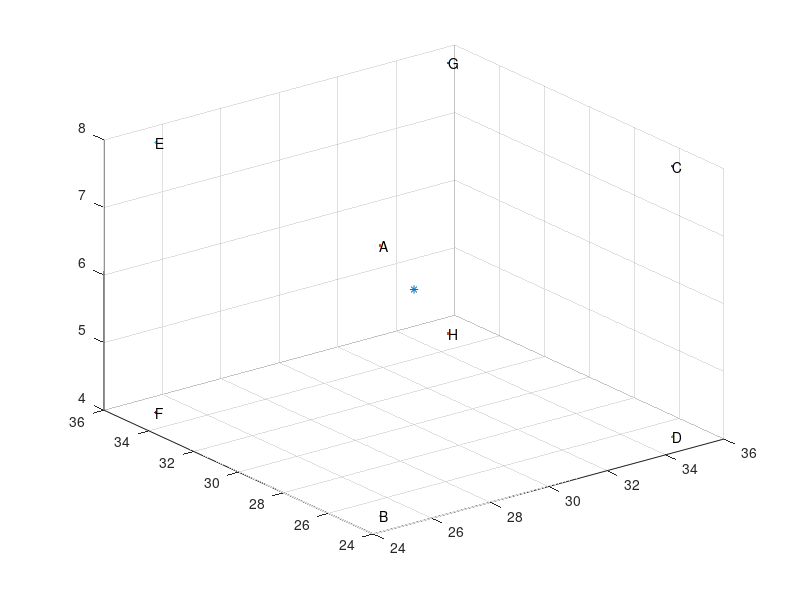

Write MATLAB code to recreate this figure. (Note: this script raises an error after producing the figure.)
%% Cleanup
clearvars
close all
clc

%% Parameters
N = 5; % N of photos
gamma = 0.01; % uniform noise coefficient

%% Generate cuboid beacon
n_points = 8;
points = [25 25 35 35 25 25 35 35; 25 25 25 25 35 35 35 35; 8 4 8 4 8 4 8 4];
center = mean(points, 2);

%% Generate random beacon
% n_points = 20;
% points = 5 * rand(3,n_points) + center;

%% Plot beacon features
figure('name', 'beacon')
scatter3(center(1), center(2), center(3), 'Marker', '*', 'HandleVisibility','off');
hold on
for  j = 1:n_points
    scatter3(points(1,j), points(2,j), points(3,j) , 'Marker' , '.', 'HandleVisibility','off');
    text(points(1,j), points(2,j), points(3,j), char('@'+ j));
    hold on;
end
title("View of " + n_points + "-point beacon")
axis equal
xlabel 'X'
ylabel 'Y'
zlabel 'Z'

%% Trajectory parameters
r0 = 15; % radius of trajectory
x0 = center(1);
y0 = center(2) - r0;
z0 = center(3);
Rwb = [1 0 0; 0 0 1;0 -1 0]; % Initial pose of camera (body 2 word)
Rbw = Rwb'; % Initial pose of camera (word 2 body)
Twb = [x0;y0;z0]; % Initial position of camera
Tbw = -Twb;
alpha = 2 * pi / N; % angle of rotation from each view
Riim1 = axang2rotm([0 1 0 alpha]); % relative rotation between each view

%% Initial position
figure
hold on
scatter3(center(1), center(2), center(3), 'Marker' , '+', "LineWidth", 1, "DisplayName", "Center of camera rotation");
for  j = 1:n_points
    scatter3(points(1,j) , points(2,j) , points(3,j) , 'Marker' , '.', 'HandleVisibility','off');
    text(points(1,j), points(2,j), points(3,j), char('@'+ j));
end
triad('Parent',gca,'Scale',3,'LineWidth',1,'Tag','#1','Matrix', [Rwb Twb; 0 0 0 1]);
scatter3(Twb(1), Twb(2), Twb(3), 'Marker',"*", 'HandleVisibility','off')
quiver3(0, 0, 0, Twb(1), Twb(2), Twb(3), "AutoscaleFactor", 1, 'HandleVisibility','off', 'Color', 'k', 'LineStyle','--', "ShowArrowHead", 'off');
text(Twb(1), Twb(2), Twb(3), "1");
view(3)
zlim([0 15])
grid on
xlabel 'X'
ylabel 'Y'
zlabel 'Z'
title("Initial camera position/orientation");

%% Trajectory planning, plotting of starting point
T_history_abs = zeros(3, 1, N);
R_history_abs = zeros(3, 3, N);
R_history_abs(:, :, 1) = Rwb;
T_history_abs(:, :, 1) = Twb;

fig = figure('name', 'trajectory');
hold on
scatter3(center(1), center(2), center(3), 'Marker' , '+', "LineWidth", 1, "DisplayName", "Center of camera rotation");
for  j = 1:n_points
    scatter3(points(1,j) , points(2,j) , points(3,j) , 'Marker' , '.', 'HandleVisibility','off');
    text(points(1,j) + [0.5;0.5;0.5], points(2,j) + [0.5;0.5;0.5], points(3,j) + [0.5;0.5;0.5], char('@'+ j));
end
triad('Parent', gca,'Scale',3,'LineWidth',1,'Tag','#1','Matrix', [Rwb Twb; 0 0 0 1]);
scatter3(Twb(1), Twb(2), Twb(3), 'Marker',"*", 'HandleVisibility','off')
quiver3(0, 0, 0, Twb(1), Twb(2), Twb(3), "AutoscaleFactor", 1, 'HandleVisibility','off', 'Color', 'k', 'LineStyle','--', "ShowArrowHead", 'off');
text(Twb(1) - [0.5 0.5 0.5], Twb(2) - [0.5 0.5 0.5], Twb(3) - [0.5 0.5 0.5], "1");

%% Full trajectory generation and plotting
R0im1 = Rwb;
T01 = Twb;
for i = 1:N-1
    R0i = R0im1 * Riim1';
    T0i = T01 + [r0 * sin(alpha * i); r0 * (1 - cos(alpha * i)); 0];
    R0im1 = R0i;
    R_history_abs(:, :, i+1) = R0i;
    T_history_abs(:, :, i+1) = T0i;
    triad('Parent',gca,'Scale',3,'LineWidth',1,'Tag',"#" + (i + 1),'Matrix', [R0i T0i; 0 0 0 1]);
    scatter3(T0i(1) , T0i(2) , T0i(3) , 'Marker' , '+', 'HandleVisibility','off');
    text(T0i(1) - [0.5 0.5 0.5], T0i(2) - [0.5 0.5 0.5], T0i(3) - [0.5 0.5 0.5], "" + (i + 1));
    hold on
end
zlim([0 15])
view(3)
daspect([1 1 1])
grid on
xlabel 'X'
ylabel 'Y'
zlabel 'Z'
title("Full trajectory");

%% Trying to compute E matrices from matched points
% provato con estimateFundamentalMatrix, non funziona
% scommentare riga 16, 17 per ottenere un numero soddisfacente di punti
% in modo che il metodo non dia errore

%% Generate E from absolute R and T (until we can figure out projection)
E_history = cell(1,N); % create a cell array equal to the number of poses
EN_history = cell(1,N); % same for noisy E
correct_angles = cell(N,N);
for i = 1:N
    Es = zeros(3,3,N);
    for j = 1:N
        if j == i
            correct_angles(i, j)  = {'X'};
            continue
        elseif j > i 
            R_ij = Riim1'^(j - i);
        else
            R_ij = Riim1^(i - j);
        end
        axang = rotm2axang(R_ij);
        % Check if rotation is around Y axis
        if nnz(abs(axang(1:3)) - [0 1 0] > 1e-3)
            correct_angles(i, j) = {'Non-Y!'};
            continue
        elseif axang(2) < 0
            axang(4) = -axang(4);
        end
        if abs(axang(4)) < 1e-3; axang(4) = 0; end
        correct_angles(i, j)  = {axang(4) * 180 / pi};
        T_ij = T_history_abs(:, j) - T_history_abs(:, i);
        E = getSkew(T_ij) * R_ij;
        Es(:, :, j) = E; % normalize with /norm(E) to lose scale
    end
    E_history(i) = {Es}; % save ideal E matrix
    EN_history(i) = {Es + gamma*rand(3, 3)}; % poison E matrix with noise to simulate reconstruction error
end
%% Compute R, T from E
R1_rel = cell(N, N);
T1_rel = cell(N, N);
R2_rel = cell(N, N);
T2_rel = cell(N, N);

for i = 1:N
    for j = 1:N
        %% Compute R_ij and T_ij
        %E = E_history{i}(:,:,j); % Extract E_ij
        E = EN_history{i}(:,:,j); % Uncomment to to use noisy
        [U, S, V] = svd(E); % Singular value decomp
        % Safeguard against non SO(3) matrix
        if (det(U)<0)
            U = [U(:,1) U(:,2) -U(:,3)];
        end
        if (det(V)<0)
            V = [V(:,1) V(:,2) -V(:,3)]; 
        end
        sigmas = diag(S); % Get singular values
        avg = (sigmas(1) + sigmas(2)) / 2; % Average values
        sigmas = [avg; avg; 0]; % Substitute
        S = diag(sigmas);
        Rp = [cos(pi/2) -sin(pi/2) 0; sin(pi/2) cos(pi/2) 0; 0 0 1]; % Rotation of pi/2 around z axis
        Rm = [cos(-pi/2) -sin(-pi/2) 0; sin(-pi/2) cos(-pi/2) 0; 0 0 1]; % Rotation of -pi/2 around z axis
        skewT1 = U * Rp * S * U'; % Get T matrix
        currT1 = getT(skewT1); % Get T from T matrix
        currT2 = -getT(skewT1);
        currR1 = U * Rp' * V'; % Get R matrix
        currR2 = U * Rm' * V';
        R1_rel(i,j) = {currR1}; % Save data
        T1_rel(i,j) = {currT1};
        R2_rel(i,j) = {currR2};
        T2_rel(i,j) = {currT2};
    end
end

%% Perspective projection of points
PI0 = [eye(3) zeros(3,1)]; % standard projection matrix
K_f = eye(3); % unitary focal length
K_s = [1 0 0; 0 1 0; 0 0 1]; % ideal, no distortion
K = K_s * K_f;
im_planes_norm = zeros(3, n_points, N);% normalized points for each view
im_planes_noisy = zeros(3, n_points, N);% noisy points for each view (photos)
centers_norm = zeros(3, N);
centers_noisy = zeros(3,N);

for i = 1:N
    figure('name', "photo" + i);
    R0i = R_history_abs(:, :, i);
    T0i = T_history_abs(:, :, i);
    Ri0 = R0i';
    Ti0 = -T0i;
    g = [Ri0 Ri0*Ti0; 0 0 0 1];
    proj_c_og = K * PI0 * g * [center; 1];
    proj_c_norm = proj_c_og / proj_c_og(3);
    centers_norm(:, i) = proj_c_norm;
    centers_noisy(:, i) = proj_c_norm + [rand(2,1); 0];
    scatter(proj_c_norm(1), proj_c_norm(2), 200, "Marker", "pentagram");
    text(proj_c_norm(1), proj_c_norm(2), "C", "Fontsize", 8, "HorizontalAlignment","center","FontWeight","bold");
    hold on
    grid on
    for j = 1:n_points
        im_point = K * PI0 * g * [points(:,j); 1];
        im_planes_norm(:, j, i) = im_point / im_point(3);
        im_planes_noisy(:, j, i) = im_point / im_point(3) + [gamma*rand(2,1); 0];
        scatter(im_planes_noisy(1, j, i), im_planes_noisy(2, j, i), 36, "Marker", ".");
        scatter(im_planes_norm(1, j, i), im_planes_norm(2, j, i), 90, "Marker", "square");
        text(im_planes_norm(1, j, i), im_planes_norm(2, j, i), char('@'+ j), "Fontsize", 8, "HorizontalAlignment","center");
    end
    title("Image on pose #" + i);
    set(gca, 'YDir','reverse')
end

%% Trying to triangulate (for each subsequent frame) points from images in order to discriminate pose
cam = cameraParameters("IntrinsicMatrix", K);
R_rel = cell(N,N);
T_rel = cell(N,N);
for i=2:N
        
        % Extract R12 and T12 matrices
        R = R1_rel{i,i-1}; %pose of i relative to i-1
        T = T1_rel{i,i-1};
        
        % Configure foward extrinsic
        sParams = stereoParameters(cam, cam, R, T);   %(R, -T) and (R' , -T) are OK
        % Triangulate points in frame 1
        pnts1 = (triangulate(centers_noisy(1:2,i-1)', centers_noisy(1:2,i)', sParams)); %points expressed wrt the reference frame of camera i-1
        sParams = stereoParameters(cam, cam, R', -R' * T);
        pnts2 = (triangulate(centers_noisy(1:2,i)', centers_noisy(1:2,i-1)', sParams));
         
        if(pnts1(3) > 0 && pnts2(3) > 0)
           R_rel{i,i-1} = R;
           T_rel{i,i-1} = T;
        end
        
        
        
        % Extract R12 and T12 matrices
        R = R2_rel{i,i-1}; %pose of i relative to i-1
        T = T1_rel{i,i-1};
        
        % Configure foward extrinsic
        sParams = stereoParameters(cam, cam, R, T);   %(R, -T) and (R' , -T) are OK
        % Triangulate points in frame 1
        pnts1 = (triangulate(centers_noisy(1:2,i-1)', centers_noisy(1:2,i)', sParams)); %points expressed wrt the reference frame of camera i-1
        sParams = stereoParameters(cam, cam, R', -R' * T);
        pnts2 = (triangulate(centers_noisy(1:2,i)', centers_noisy(1:2,i-1)', sParams));
         
        if(pnts1(3) > 0 && pnts2(3) > 0)
           R_rel{i,i-1} = R;
           T_rel{i,i-1} = T;
        end
        
        
        % Extract R12 and T12 matrices
        R = R1_rel{i,i-1}; %pose of i relative to i-1
        T = T2_rel{i,i-1};
        
        % Configure foward extrinsic
        sParams = stereoParameters(cam, cam, R, T);   %(R, -T) and (R' , -T) are OK
        % Triangulate points in frame 1
        pnts1 = (triangulate(centers_noisy(1:2,i-1)', centers_noisy(1:2,i)', sParams)); %points expressed wrt the reference frame of camera i-1
        sParams = stereoParameters(cam, cam, R', -R' * T);
        pnts2 = (triangulate(centers_noisy(1:2,i)', centers_noisy(1:2,i-1)', sParams));
         
        if(pnts1(3) > 0 && pnts2(3) > 0)
           R_rel{i,i-1} = R;
           T_rel{i,i-1} = T;
        end
        
        
        % Extract R12 and T12 matrices
        R = R2_rel{i,i-1}; %pose of i relative to i-1
        T = T2_rel{i,i-1};
        
        % Configure foward extrinsic
        sParams = stereoParameters(cam, cam, R, T);   %(R, -T) and (R' , -T) are OK
        % Triangulate points in frame 1
        pnts1 = (triangulate(centers_noisy(1:2,i-1)', centers_noisy(1:2,i)', sParams)); %points expressed wrt the reference frame of camera i-1
        sParams = stereoParameters(cam, cam, R', -R' * T);
        pnts2 = (triangulate(centers_noisy(1:2,i)', centers_noisy(1:2,i-1)', sParams));
         
        if(pnts1(3) > 0 && pnts2(3) > 0)
           R_rel{i,i-1} = R;
           T_rel{i,i-1} = T;
        end
        
end

%% Confront estimated and correct data
%% Angles
est_rel_angles = cell(N, N);
for i = 1:N
    for j = 1:N
        currR = R_rel{i, j};
        if ~isempty(currR) && i ~= j
            axang = rotm2axang(currR);
            % Check if rotation is around Y axis, otherwise drop
            if nnz(abs(axang(1:3)) - [0 1 0] > 1e-3)
                est_rel_angles(i, j) = {'Non-Y!'};
                continue
            % Check if clockwise or anticlowise rotation
            elseif axang(2) < 0
                axang(4) = -axang(4);
            end
            if abs(axang(4)) < 1e-3; axang(4) = 0; end
            est_rel_angles(i, j)  = {axang(4) * 180 / pi};
        else
            est_rel_angles(i, j) = {'X'};
        end
    end
end
disp("==== Estimated angles ====")
disp(est_rel_angles)
disp("==== Correct angles ====")
disp(correct_angles)

%% Translations
currP = Twb;
traj = zeros(3, N + 1);
traj(:,1) = Twb;
for i = 1:N
    nextP = currP + T_rel{i, 1 + mod(i, N)};
    traj(:, i + 1) = nextP;
    currP = nextP;
end
figure(fig)
set(0,'CurrentFigure',fig)
hold on
plot3(traj(1, :), traj(2, :), traj(3, :), "DisplayName", "Reconstructed trajectory final", "Color", "g")
view(3)